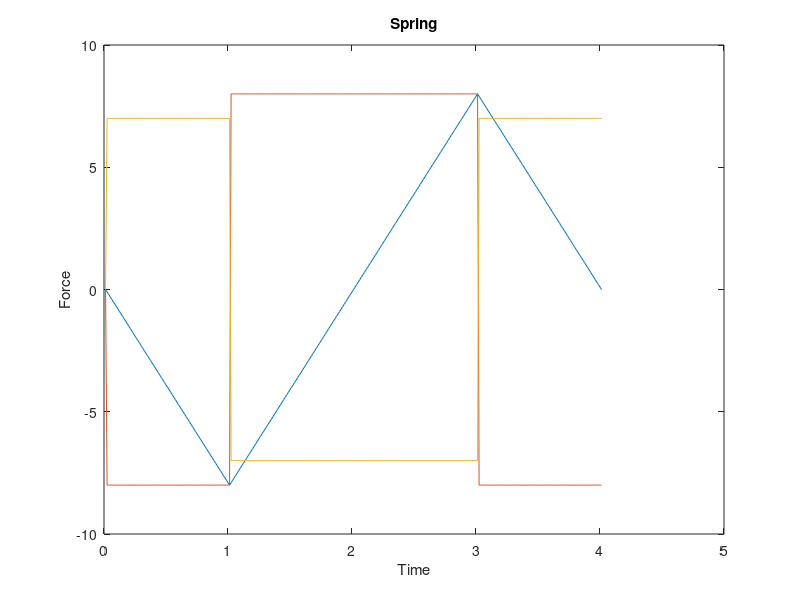

This figure's MATLAB source:
load b0_7.txt;
[n,p] = size(b0_7);
t = 1:n;
t = t*0.0125;
b0_7(:,3) = b0_7(:,3)*10;
plot(t,b0_7),
xlabel('Time'), ylabel('Force')
title('Spring');
